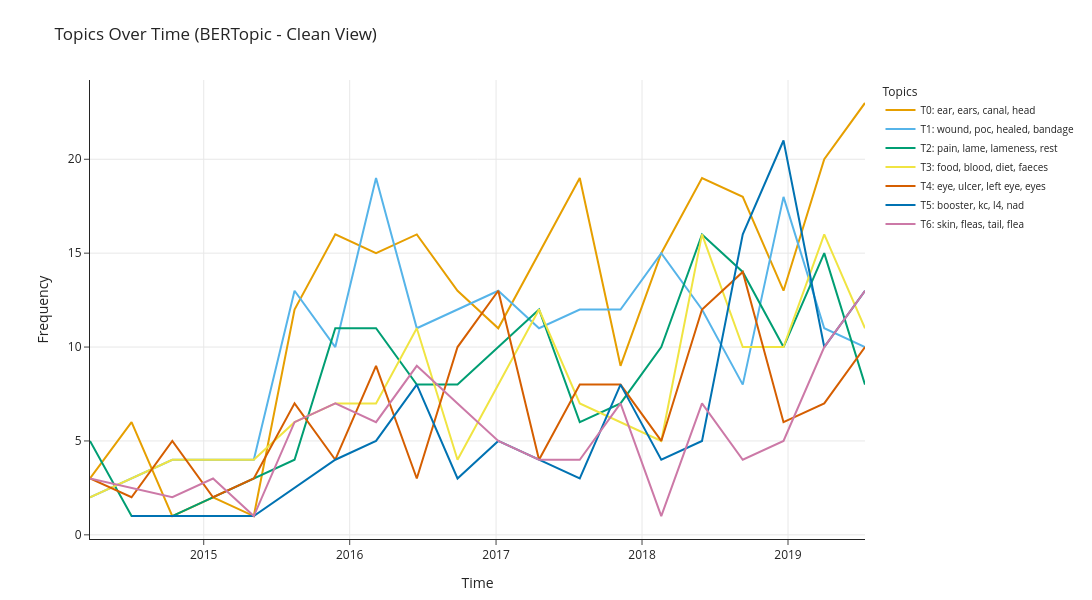

Notebook code for this chart:
### Code cell
timestamps = df_dogs['Consult_date'].tolist()

topics_over_time = topic_model.topics_over_time(
    docs,
    timestamps,
    nr_bins=20
)

fig = topic_model.visualize_topics_over_time(
    topics_over_time,
    top_n_topics=7 
)


topic_info = topic_model.get_topics()

new_labels = {}
for topic_id in topic_info:
    if topic_id == -1:
        continue

    words = [word for word, _ in topic_info[topic_id][:4]]
    label = f"T{topic_id}: " + ", ".join(words)
    new_labels[topic_id] = label

for trace in fig.data:
    try:
        topic_id = int(trace.name.split("_")[0])
        if topic_id in new_labels:
            trace.name = new_labels[topic_id]
    except:
        pass


fig.update_layout(
    title="Topics Over Time (BERTopic - Clean View)", 
    width=1200,
    height=600,
     margin=dict(
        l=90,   
        r=50,   
        t=80,  
        b=50  
    ),


    legend=dict(
        title="Topics",
        font=dict(size=10)
    )
)

fig.update_xaxes(title="Time")
fig.update_yaxes(title="Frequency")

fig.show()

### Figure 1 — Plotly figure (JSON) as saved in the notebook; plotly's stock layout.template omitted (floating-point values rounded to 4 significant figures)
{"data": [{"hoverinfo": "text", "hovertext": ["<b>Topic 0</b><br>Words: bilat, bilat otitis, otitis, bit, horiz", "<b>Topic 0</b><br>Words: ear, otitis, canal, oe, pinna", "<b>Topic 0</b><br>Words: pattern, mixed, like ear, ear waxy, advise going", "<b>Topic 0</b><br>Words: ears, ear, pred, inflammed, 5mg tablet", "<b>Topic 0</b><br>Words: shaking, scratching, resulting, continue ab, 39 adv", "<b>Topic 0</b><br>Words: ear, ears, wax, canal, otitis", "<b>Topic 0</b><br>Words: ear, ears, head, right ear, wax", "<b>Topic 0</b><br>Words: ear, ears, canal, left ear, cleaner", "<b>Topic 0</b><br>Words: ear, ears, canal, wax, days", "<b>Topic 0</b><br>Words: ear, canal, ears, otitis, wax", "<b>Topic 0</b><br>Words: ear, ears, head, scratching, right ear", "<b>Topic 0</b><br>Words: ear, ears, canal, head, left ear", "<b>Topic 0</b><br>Words: ear, ears, canal, cleaner, wax", "<b>Topic 0</b><br>Words: ear, ears, week, canal, feet", "<b>Topic 0</b><br>Words: ear, ears, left ear, wax, canal", "<b>Topic 0</b><br>Words: ear, ears, right ear, cleaner, head", "<b>Topic 0</b><br>Words: ear, ears, canal, left, wax", "<b>Topic 0</b><br>Words: ear, ears, canal, head, week", "<b>Topic 0</b><br>Words: ear, ears, canal, head, week", "<b>Topic 0</b><br>Words: ear, ears, canal, otitis, cleaned"], "marker": {"color": "#E69F00"}, "mode": "lines", "name": "T0: ear, ears, canal, head", "type": "scatter", "x": ["2014-03-22T14:38:37.671000000", "2014-07-04T12:54:09.450000000", "2014-10-14T10:15:15.900000000", "2015-01-24T07:36:22.350000000", "2015-05-06T04:57:28.800000000", "2015-08-16T02:18:35.250000000", "2015-11-25T23:39:41.700000000", "2016-03-06T21:00:48.150000000", "2016-06-16T18:21:54.600000000", "2016-09-26T15:43:01.050000000", "2017-01-06T13:04:07.500000000", "2017-04-18T10:25:13.950000000", "2017-07-29T07:46:20.400000000", "2017-11-08T05:07:26.850000000", "2018-02-18T02:28:33.300000000", "2018-05-30T23:49:39.750000000", "2018-09-09T21:10:46.200000000", "2018-12-20T18:31:52.650000000", "2019-04-01T15:52:59.100000000", "2019-07-12T13:14:05.550000000"], "y": [3, 6, 1, 2, 1, 12, 16, 15, 16, 13, 11, 15, 19, 9, 15, 19, 18, 13, 20, 23]}, {"hoverinfo": "text", "hovertext": ["<b>Topic 1</b><br>Words: pi l2, check remove, drain, pi, op check", "<b>Topic 1</b><br>Words: wound, bandage, stitches, abs recheck, poorer", "<b>Topic 1</b><br>Words: dressing, cleaned, wound, anti inflamm, exmaine", "<b>Topic 1</b><br>Words: wound, paw, alot better, stamped, dressing", "<b>Topic 1</b><br>Words: wound, wound healing, healing, poc, canals", "<b>Topic 1</b><br>Words: wound, healed, looking, poc, collar", "<b>Topic 1</b><br>Words: wound, dressing, swelling, foot, remove", "<b>Topic 1</b><br>Words: wound, healing, removed, stitches, suture", "<b>Topic 1</b><br>Words: wound, healed, pad, cut, poc", "<b>Topic 1</b><br>Words: wound, poc, swelling, post, cover", "<b>Topic 1</b><br>Words: wound, healed, tissue, covering, wound healed", "<b>Topic 1</b><br>Words: wound, poc, stiches, healed, week poc", "<b>Topic 1</b><br>Words: wound, poc, healing, pad, clean", "<b>Topic 1</b><br>Words: wound, bandage, wound healed, healed, swelling", "<b>Topic 1</b><br>Words: wound, healed, dressing, poc, suture", "<b>Topic 1</b><br>Words: bandage, wound, flap, healed, dry", "<b>Topic 1</b><br>Words: wound, removed, bandage, wound looks, suture", "<b>Topic 1</b><br>Words: wound, poc, healing, healed, remove", "<b>Topic 1</b><br>Words: wound, dressing, healed, sutures, suture", "<b>Topic 1</b><br>Words: wound, clean, poc, healing, week"], "marker": {"color": "#56B4E9"}, "mode": "lines", "name": "T1: wound, poc, healed, bandage", "type": "scatter", "x": ["2014-03-22T14:38:37.671000000", "2014-07-04T12:54:09.450000000", "2014-10-14T10:15:15.900000000", "2015-01-24T07:36:22.350000000", "2015-05-06T04:57:28.800000000", "2015-08-16T02:18:35.250000000", "2015-11-25T23:39:41.700000000", "2016-03-06T21:00:48.150000000", "2016-06-16T18:21:54.600000000", "2016-09-26T15:43:01.050000000", "2017-01-06T13:04:07.500000000", "2017-04-18T10:25:13.950000000", "2017-07-29T07:46:20.400000000", "2017-11-08T05:07:26.850000000", "2018-02-18T02:28:33.300000000", "2018-05-30T23:49:39.750000000", "2018-09-09T21:10:46.200000000", "2018-12-20T18:31:52.650000000", "2019-04-01T15:52:59.100000000", "2019-07-12T13:14:05.550000000"], "y": [2, 3, 4, 4, 4, 13, 10, 19, 11, 12, 13, 11, 12, 12, 15, 12, 8, 18, 11, 10]}, {"hoverinfo": "text", "hovertext": ["<b>Topic 2</b><br>Words: pain, stifle, lame, hind, knuckling", "<b>Topic 2</b><br>Words: gut, previcox, joints, lame, recheck end", "<b>Topic 2</b><br>Words: hips, signs persist, nsaids days, radiograph, going stairs", "<b>Topic 2</b><br>Words: stifle, metacam, bone, hind, right", "<b>Topic 2</b><br>Words: rh, lameness, amp, pain, elbow", "<b>Topic 2</b><br>Words: lameness, lame, hind, pain, leg", "<b>Topic 2</b><br>Words: lame, 10 lame, 10, palpable, arthritic", "<b>Topic 2</b><br>Words: pain, extension, stifle, cruciate, lameness", "<b>Topic 2</b><br>Words: lame, rest, pain, jump, walks", "<b>Topic 2</b><br>Words: lame, pain, lame rf, rf, leg", "<b>Topic 2</b><br>Words: feel ok, liver, vetoryl, feel, lame", "<b>Topic 2</b><br>Words: negative, right hind, d5, hind, meloxaid", "<b>Topic 2</b><br>Words: hls, lame, vetoryl, rest, gabapentin", "<b>Topic 2</b><br>Words: pain, leg, bp, lame, stifle", "<b>Topic 2</b><br>Words: elbow, nsaids, lameness, legs, carpus", "<b>Topic 2</b><br>Words: pain, hind, legs, lame, leg", "<b>Topic 2</b><br>Words: lameness, rf, fore, pain, elbow", "<b>Topic 2</b><br>Words: pain, lame, rh, rest, cruciate"], "marker": {"color": "#009E73"}, "mode": "lines", "name": "T2: pain, lame, lameness, rest", "type": "scatter", "x": ["2014-03-22T14:38:37.671000000", "2014-07-04T12:54:09.450000000", "2014-10-14T10:15:15.900000000", "2015-08-16T02:18:35.250000000", "2015-11-25T23:39:41.700000000", "2016-03-06T21:00:48.150000000", "2016-06-16T18:21:54.600000000", "2016-09-26T15:43:01.050000000", "2017-01-06T13:04:07.500000000", "2017-04-18T10:25:13.950000000", "2017-07-29T07:46:20.400000000", "2017-11-08T05:07:26.850000000", "2018-02-18T02:28:33.300000000", "2018-05-30T23:49:39.750000000", "2018-09-09T21:10:46.200000000", "2018-12-20T18:31:52.650000000", "2019-04-01T15:52:59.100000000", "2019-07-12T13:14:05.550000000"], "y": [5, 1, 1, 4, 11, 11, 8, 8, 10, 12, 6, 7, 10, 16, 14, 10, 15, 8]}, {"hoverinfo": "text", "hovertext": ["<b>Topic 3</b><br>Words: anorexia, 30pm, adv tx, meal, 4weeks", "<b>Topic 3</b><br>Words: eating, food, eat, stiff, treats", "<b>Topic 3</b><br>Words: hydration, bright, relaxed, diarrhoea, vomiting", "<b>Topic 3</b><br>Words: 5mg sid, electrolytes, bland, food, 5mg", "<b>Topic 3</b><br>Words: colitis, 13, fresh, days, na", "<b>Topic 3</b><br>Words: blood, faeces, amp, vomiting, licence", "<b>Topic 3</b><br>Words: chicken, mucous, faecal, diet, rice", "<b>Topic 3</b><br>Words: blood, bland, motions, sample, faeces", "<b>Topic 3</b><br>Words: blood, food, diet, diarrhoea, bland", "<b>Topic 3</b><br>Words: bloody, vomiting, diet, relaxed, diarrhoea", "<b>Topic 3</b><br>Words: poo, diet, days, temperature, meals", "<b>Topic 3</b><br>Words: food, faeces, days, diet, diarrhoea", "<b>Topic 3</b><br>Words: faeces, normal faeces, diarrhoea, yesterday, eating", "<b>Topic 3</b><br>Words: food, faeces, morning, blood, yesterday", "<b>Topic 3</b><br>Words: blood, abdomen, temp 39, onsior, passed", "<b>Topic 3</b><br>Words: diarrhoea, food, blood, morning, ate", "<b>Topic 3</b><br>Words: food, blood, diet, normal, faeces", "<b>Topic 3</b><br>Words: diet, blood, diarrhoea, food, faeces", "<b>Topic 3</b><br>Words: food, abdomen, diarrhoea, blood, chicken", "<b>Topic 3</b><br>Words: faeces, 38, blood, food, diet"], "marker": {"color": "#F0E442"}, "mode": "lines", "name": "T3: food, blood, diet, faeces", "type": "scatter", "x": ["2014-03-22T14:38:37.671000000", "2014-07-04T12:54:09.450000000", "2014-10-14T10:15:15.900000000", "2015-01-24T07:36:22.350000000", "2015-05-06T04:57:28.800000000", "2015-08-16T02:18:35.250000000", "2015-11-25T23:39:41.700000000", "2016-03-06T21:00:48.150000000", "2016-06-16T18:21:54.600000000", "2016-09-26T15:43:01.050000000", "2017-01-06T13:04:07.500000000", "2017-04-18T10:25:13.950000000", "2017-07-29T07:46:20.400000000", "2017-11-08T05:07:26.850000000", "2018-02-18T02:28:33.300000000", "2018-05-30T23:49:39.750000000", "2018-09-09T21:10:46.200000000", "2018-12-20T18:31:52.650000000", "2019-04-01T15:52:59.100000000", "2019-07-12T13:14:05.550000000"], "y": [2, 3, 4, 4, 4, 6, 7, 7, 11, 4, 8, 12, 7, 6, 5, 16, 10, 10, 16, 11]}, {"hoverinfo": "text", "hovertext": ["<b>Topic 4</b><br>Words: eye, lesion, skin lesion, surface, eyes", "<b>Topic 4</b><br>Words: cornea, ve, eye, aspect, ulcer worse", "<b>Topic 4</b><br>Words: eye, pupil, right eye, recheck weeks, negative", "<b>Topic 4</b><br>Words: eye, stt, right eye, left eye, tear", "<b>Topic 4</b><br>Words: corneal, cornea, wk, eye, better consider", "<b>Topic 4</b><br>Words: eye, reached, ulcer, left eye, gunky", "<b>Topic 4</b><br>Words: eye, ulcer, identifier, week, rex week", "<b>Topic 4</b><br>Words: eye, ulcer, eyes, discharge, conjunctivitis", "<b>Topic 4</b><br>Words: eye, piriton, better, think, feels worse", "<b>Topic 4</b><br>Words: eye, conjunctivitis, left eye, ulcer, eyes", "<b>Topic 4</b><br>Words: eye, cataract, eyes, cornea, discharge", "<b>Topic 4</b><br>Words: eye, better, ve, carry, face", "<b>Topic 4</b><br>Words: eye, stt, kcs, conjunctivitis, eyes", "<b>Topic 4</b><br>Words: eye, isathal, discharge, right eye, bc", "<b>Topic 4</b><br>Words: eye, somewhat, scarring, left eye, stain", "<b>Topic 4</b><br>Words: eye, ulcer, cornea, syndrome, left eye", "<b>Topic 4</b><br>Words: eye, ulcer, lens, left eye, corneal", "<b>Topic 4</b><br>Words: eye, left eye, left, noticed swelling, swelling", "<b>Topic 4</b><br>Words: eye, eyes, isathal, ulcer, tired", "<b>Topic 4</b><br>Words: eye, ulcer, face, left eye, discharge"], "marker": {"color": "#D55E00"}, "mode": "lines", "name": "T4: eye, ulcer, left eye, eyes", "type": "scatter", "x": ["2014-03-22T14:38:37.671000000", "2014-07-04T12:54:09.450000000", "2014-10-14T10:15:15.900000000", "2015-01-24T07:36:22.350000000", "2015-05-06T04:57:28.800000000", "2015-08-16T02:18:35.250000000", "2015-11-25T23:39:41.700000000", "2016-03-06T21:00:48.150000000", "2016-06-16T18:21:54.600000000", "2016-09-26T15:43:01.050000000", "2017-01-06T13:04:07.500000000", "2017-04-18T10:25:13.950000000", "2017-07-29T07:46:20.400000000", "2017-11-08T05:07:26.850000000", "2018-02-18T02:28:33.300000000", "2018-05-30T23:49:39.750000000", "2018-09-09T21:10:46.200000000", "2018-12-20T18:31:52.650000000", "2019-04-01T15:52:59.100000000", "2019-07-12T13:14:05.550000000"], "y": [3, 2, 5, 2, 3, 7, 4, 9, 3, 10, 13, 4, 8, 8, 5, 12, 14, 6, 7, 10]}, {"hoverinfo": "text", "hovertext": ["<b>Topic 5</b><br>Words: concerns vomiting, teeth skin, nad ok, booster, mouth teeth", "<b>Topic 5</b><br>Words: 2016, mucosa, redness, bcs pink, dark black", "<b>Topic 5</b><br>Words: booster, 22, normal hydration, comfortable abnormal, teeth happy", "<b>Topic 5</b><br>Words: behaviour, booster, training, rpt, pre", "<b>Topic 5</b><br>Words: booster, l4, defecating urinating, urinating drinking, tartar", "<b>Topic 5</b><br>Words: booster, l4, booster l4, teeth, kc", "<b>Topic 5</b><br>Words: adv, booster, weight, weight loss, heart", "<b>Topic 5</b><br>Words: booster, nad, ge, nad booster, kc", "<b>Topic 5</b><br>Words: booster, laying, booster dhp, l4 kc, hard", "<b>Topic 5</b><br>Words: booster, nad, l4, ok vomiting, kc", "<b>Topic 5</b><br>Words: booster, nipple, pheno, cataracts, tartar", "<b>Topic 5</b><br>Words: booster, brush, teeth, normal limits, limits", "<b>Topic 5</b><br>Words: booster, kc, l4, noted, booster l4", "<b>Topic 5</b><br>Words: booster, nad, kc, l4, booster l4", "<b>Topic 5</b><br>Words: booster, wnl, nad, l4 kc, kc", "<b>Topic 5</b><br>Words: booster, l4, kc, teeth, l4 kc"], "marker": {"color": "#0072B2"}, "mode": "lines", "name": "T5: booster, kc, l4, nad", "type": "scatter", "x": ["2014-07-04T12:54:09.450000000", "2015-01-24T07:36:22.350000000", "2015-05-06T04:57:28.800000000", "2015-11-25T23:39:41.700000000", "2016-03-06T21:00:48.150000000", "2016-06-16T18:21:54.600000000", "2016-09-26T15:43:01.050000000", "2017-01-06T13:04:07.500000000", "2017-07-29T07:46:20.400000000", "2017-11-08T05:07:26.850000000", "2018-02-18T02:28:33.300000000", "2018-05-30T23:49:39.750000000", "2018-09-09T21:10:46.200000000", "2018-12-20T18:31:52.650000000", "2019-04-01T15:52:59.100000000", "2019-07-12T13:14:05.550000000"], "y": [1, 1, 1, 4, 5, 8, 3, 5, 3, 8, 4, 5, 16, 21, 10, 13]}, {"hoverinfo": "text", "hovertext": ["<b>Topic 6</b><br>Words: abios, 10, monitor ini, malssezia, excise", "<b>Topic 6</b><br>Words: tailbase, fleas, inflammation, pred skin, feet abnormal", "<b>Topic 6</b><br>Words: hair, review, consider, undercoat, advise ab", "<b>Topic 6</b><br>Words: infection appointment, secondary infection, skin, check skin, ventral aspect", "<b>Topic 6</b><br>Words: skin, itchy, tail, scabby, frontline", "<b>Topic 6</b><br>Words: skin, itchy, fleas, tail, flea", "<b>Topic 6</b><br>Words: skin, fleas, itchy, endectrid, seresto", "<b>Topic 6</b><br>Words: fleas, treatment, pyoderma, skin, house", "<b>Topic 6</b><br>Words: tail, skin, allergy, chewing, adv", "<b>Topic 6</b><br>Words: tail, skin, topicals, antibs, pruritic", "<b>Topic 6</b><br>Words: shampooing, ventral, ventral abdo, holiday, fleas", "<b>Topic 6</b><br>Words: fleas, allergy, hypoallergenic, tail, flea", "<b>Topic 6</b><br>Words: licking, erythema, dorsum, chewing, skin", "<b>Topic 6</b><br>Words: long, conditions, abdomen, time, skin", "<b>Topic 6</b><br>Words: skin, fleas, itchy, flea, allergy", "<b>Topic 6</b><br>Words: skin, pyoderma, written, region, pred", "<b>Topic 6</b><br>Words: skin, cytopoint, hair, weightloss, fleas", "<b>Topic 6</b><br>Words: skin, areas, feet, cytopoint, pruritus", "<b>Topic 6</b><br>Words: skin, allergy, pruritus, fleas, flea"], "marker": {"color": "#CC79A7"}, "mode": "lines", "name": "T6: skin, fleas, tail, flea", "type": "scatter", "x": ["2014-03-22T14:38:37.671000000", "2014-10-14T10:15:15.900000000", "2015-01-24T07:36:22.350000000", "2015-05-06T04:57:28.800000000", "2015-08-16T02:18:35.250000000", "2015-11-25T23:39:41.700000000", "2016-03-06T21:00:48.150000000", "2016-06-16T18:21:54.600000000", "2016-09-26T15:43:01.050000000", "2017-01-06T13:04:07.500000000", "2017-04-18T10:25:13.950000000", "2017-07-29T07:46:20.400000000", "2017-11-08T05:07:26.850000000", "2018-02-18T02:28:33.300000000", "2018-05-30T23:49:39.750000000", "2018-09-09T21:10:46.200000000", "2018-12-20T18:31:52.650000000", "2019-04-01T15:52:59.100000000", "2019-07-12T13:14:05.550000000"], "y": [3, 2, 3, 1, 6, 7, 6, 9, 7, 5, 4, 4, 7, 1, 7, 4, 5, 10, 13]}], "layout": {"height": 600, "hoverlabel": {"bgcolor": "white", "font": {"family": "Rockwell", "size": 16}}, "legend": {"font": {"size": 10}, "title": {"text": "Topics"}}, "margin": {"b": 50, "l": 90, "r": 50, "t": 80}, "title": {"text": "Topics Over Time (BERTopic - Clean View)"}, "width": 1200, "xaxis": {"showgrid": true, "title": {"text": "Time"}}, "yaxis": {"showgrid": true, "title": {"text": "Frequency"}}}}
